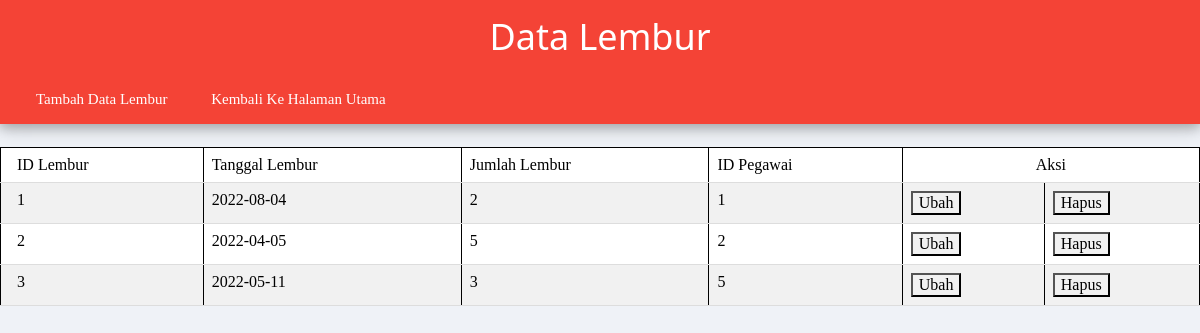
The page /Lembur/lembur.php on the database its author committed.
### tables this page shows
CREATE TABLE `lembur` (
  `id_lembur` int(3) NOT NULL,
  `tgl_lembur` date NOT NULL,
  `jml_lembur` int(5) NOT NULL,
  `id_pegawai` int(5) NOT NULL
);

### Lembur/lembur.php (the view, shortened to what this page needs)
<html>
	<head>
		<link rel="stylesheet" href="../w3.css">
		<link rel="stylesheet" href="../style.css">
	</head>
<body>
	<?php
		require_once '../connect.php';
		$sql="SELECT * FROM lembur";
		$result=$conn->query($sql);
	?>
	<div class="w3-container w3-center w3-card-4 w3-red">
		<h1>Data Lembur</h1>
		<div class="menu w3-left">
			<ul>
				<li><a class="w3-hover-dark-grey w3-red" href="create_lembur.php">Tambah Data Lembur</a></li>
				<li><a class="w3-hover-dark-grey w3-red" href="../index.php">Kembali Ke Halaman Utama</a></li>
			</ul>
		</div>
	</div>
	<br>
	<table border="1" class="w3-table-all w3-border-black">
		<tr>
			<td>ID Lembur</td>
			<td>Tanggal Lembur</td>
			<td>Jumlah Lembur</td>
			<td>ID Pegawai</td>
			<td colspan="2" class="w3-center">Aksi</td>
		</tr>
	<?php while ($tp=$result->fetch_assoc()): ?>
		<tr>
			<td><?=$tp['id_lembur'] ?></td>
			<td><?=$tp['tgl_lembur'] ?></td>
			<td><?=$tp['jml_lembur'] ?></td>
			<td><?=$tp['id_pegawai'] ?></td>
			<td>
				<a href="update_lembur.php?idlbr=<?=$tp['id_lembur'] ?>">
					<button class="w3-light-grey w3-hover-dark-grey">Ubah</button>
				</a>
			</td>
			<td>
				<a href="delete_lembur.php?idlbr=<?=$tp['id_lembur'] ?>">
					<button class="w3-light-grey w3-hover-dark-grey">Hapus</button>
				</a>
			</td>
		</tr>
	<?php endWhile; ?>
	</table>
</body>
</html>

### w3.css (style rules this page uses)
*,*:before,*:after { box-sizing:inherit }
html { -ms-text-size-adjust:100%;-webkit-text-size-adjust:100% }
body { margin:0 }
a { background-color:transparent }
button,input,select,textarea,optgroup { font:inherit;margin:0 }
button,input { overflow:visible }
button,select { text-transform:none }
button,[type=button],[type=reset],[type=submit] { -webkit-appearance:button }
html,body { font-family:Verdana,sans-serif;font-size:15px;line-height:1.5 }
html { overflow-x:hidden }
h1 { font-size:36px }
h1,h2,h3,h4,h5,h6 { font-family:"Segoe UI",Arial,sans-serif;font-weight:400;margin:10px 0 }
a { color:inherit }
.w3-table,.w3-table-all { border-collapse:collapse;border-spacing:0;width:100%;display:table }
.w3-table-all { border:1px solid #ccc }
.w3-bordered tr,.w3-table-all tr { border-bottom:1px solid #ddd }
.w3-table-all tr:nth-child(odd) { background-color:#fff }
.w3-table-all tr:nth-child(even) { background-color:#f1f1f1 }
.w3-table td,.w3-table th,.w3-table-all td,.w3-table-all th { padding:8px 8px;display:table-cell;text-align:left;vertical-align:top }
.w3-table th:first-child,.w3-table td:first-child,.w3-table-all th:first-child,.w3-table-all td:first-child { padding-left:16px }
.w3-container:after,.w3-container:before,.w3-panel:after,.w3-panel:before,.w3-row:after,.w3-row:before,.w3-row-padding:after,.w3-row-padding:before, .w3-cell-row:before,.w3-cell-row:after,.w3-clear:after,.w3-clear:before,.w3-bar:before,.w3-bar:after { content:"";display:table;clear:both }
.w3-container,.w3-panel { padding:0.01em 16px }
.w3-card-4,.w3-hover-shadow:hover { box-shadow:0 4px 10px 0 rgba(0,0,0,0.2),0 4px 20px 0 rgba(0,0,0,0.19) }
.w3-center { text-align:center!important }
.w3-left { float:left!important }
.w3-red,.w3-hover-red:hover { color:#fff!important;background-color:#f44336!important }
.w3-light-grey,.w3-hover-light-grey:hover,.w3-light-gray,.w3-hover-light-gray:hover { color:#000!important;background-color:#f1f1f1!important }
.w3-border-black,.w3-hover-border-black:hover { border-color:#000!important }

### style.css (style rules this page uses)
body { margin: 0; background: #eff2f7; font-family: 'Product Sans'; }
a { text-decoration: none; color: #353535; display: block; transition: 0.3s; }
.menu { display: inline-block; }
.menu ul { list-style: none; padding: 0; margin: 0; }
.menu ul li { display: inline-block; }
.menu ul li a { padding: 0 20px; display: block; line-height: 50px; }

### rows shown on the page
lembur: id_lembur "1", tgl_lembur "2022-08-04", jml_lembur "2", id_pegawai "1"
lembur: id_lembur "2", tgl_lembur "2022-04-05", jml_lembur "5", id_pegawai "2"
lembur: id_lembur "3", tgl_lembur "2022-05-11", jml_lembur "3", id_pegawai "5"
